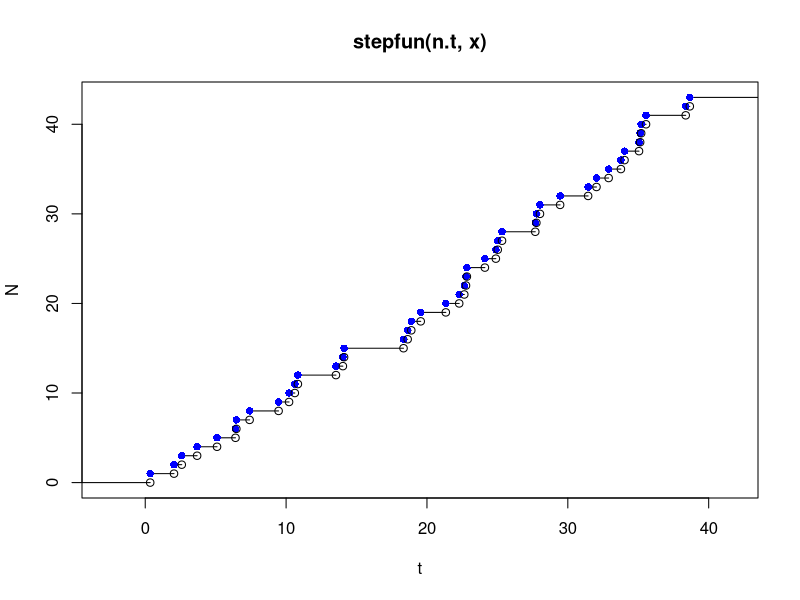
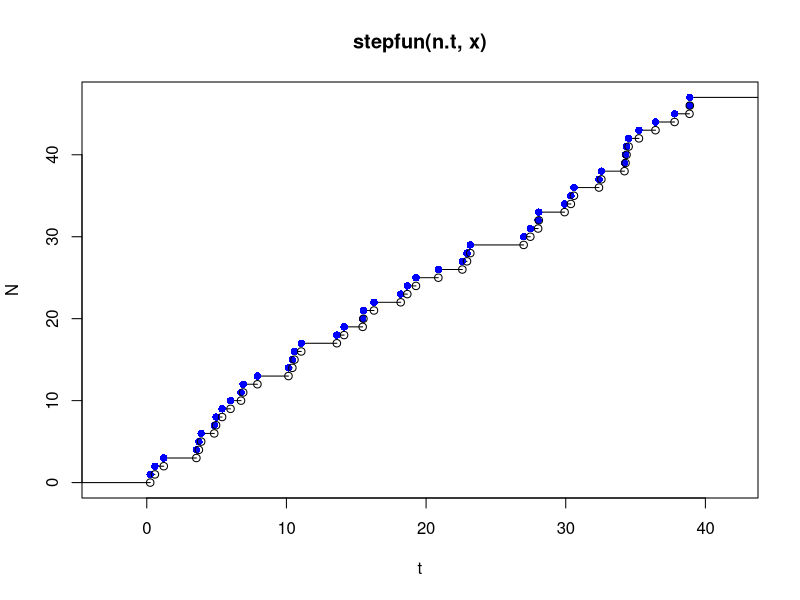
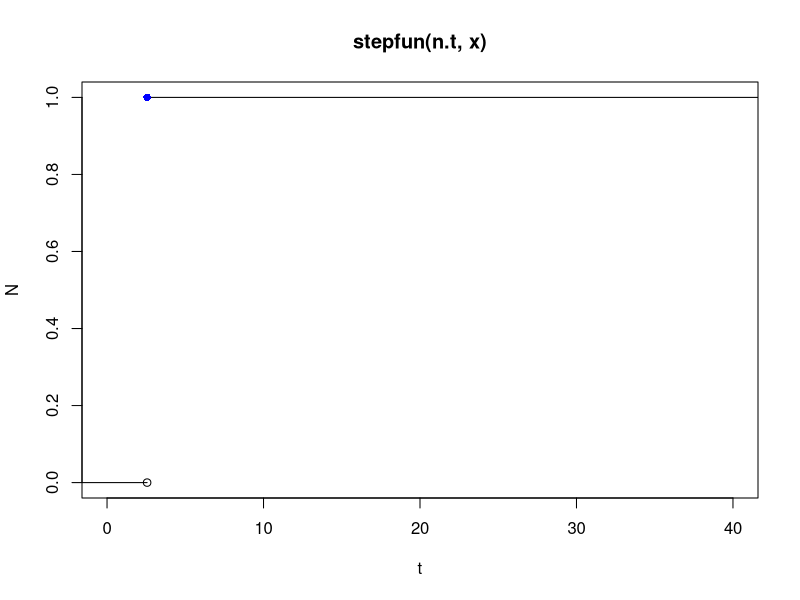
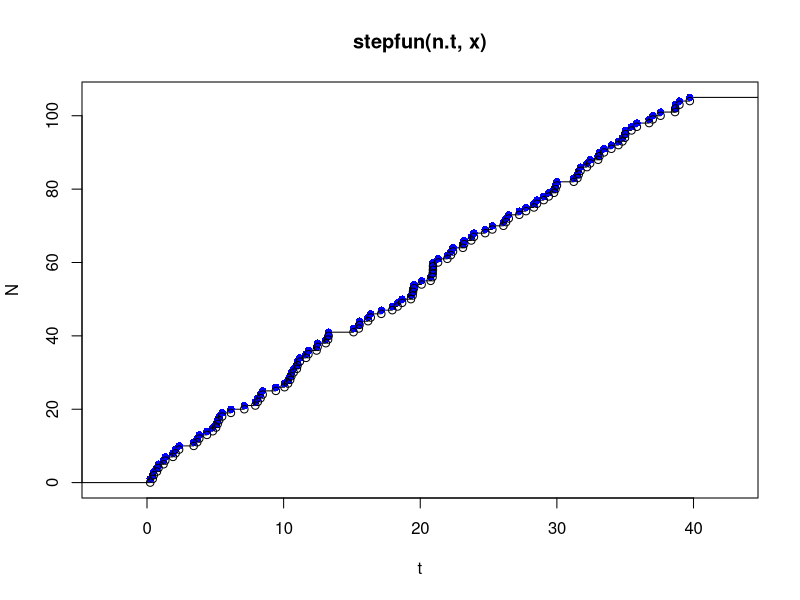
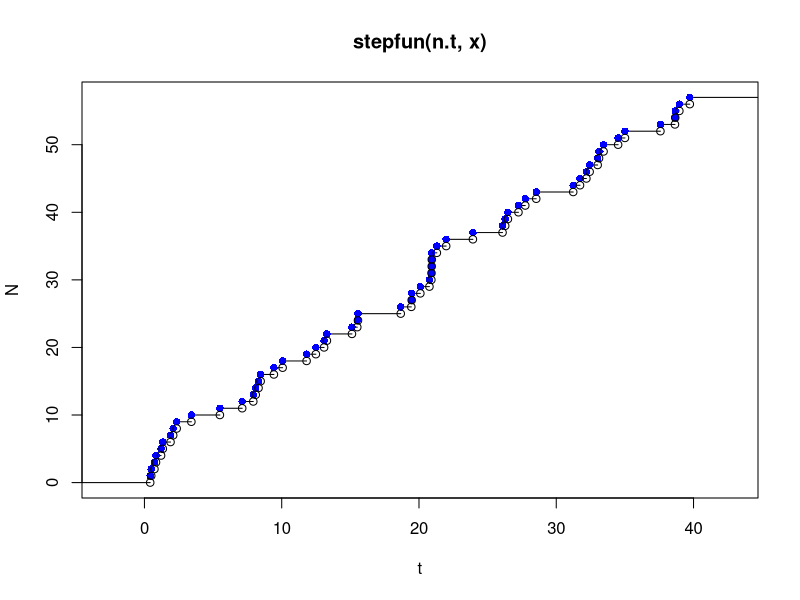
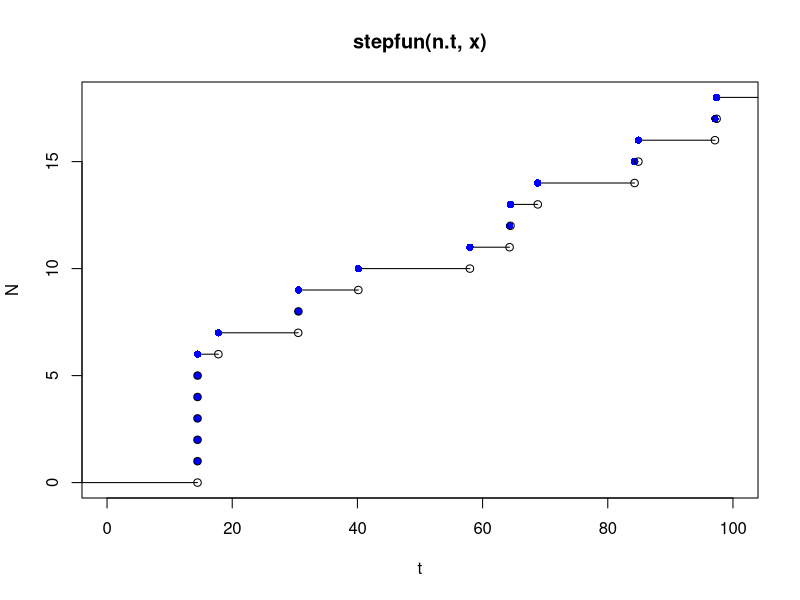
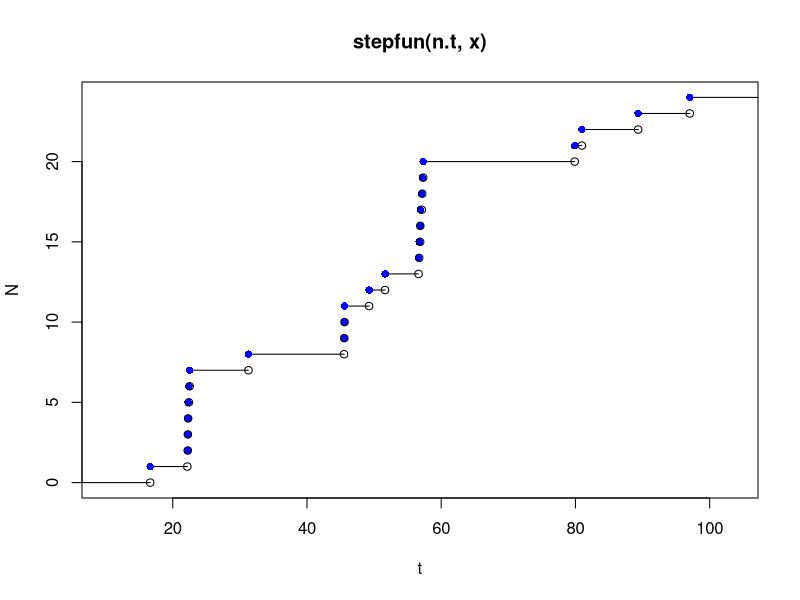
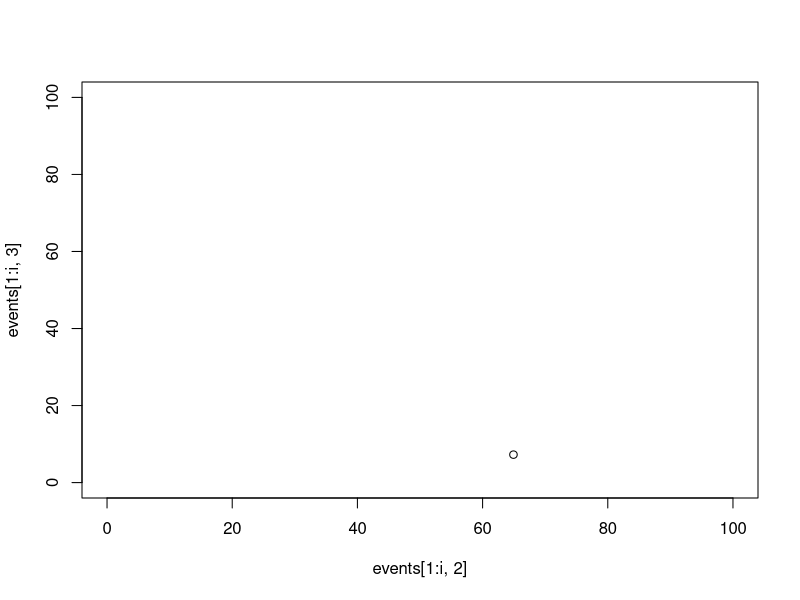

Write R code to recreate these figures, in order.
#
###
####### exponential spacings for homogeneous Poisson process
###
#
lambda <- 1
maxTime <- 40
nPoints <- 2*lambda*maxTime
n.t <- cumsum(rexp(nPoints,rate=lambda))
n.t <- n.t[n.t<40]
x   <- 0:length(n.t)
cat(length(x)-1,"\n")

plot(stepfun(n.t, x), xlab="t", ylab="N",
     do.points = TRUE,pch = 16,col.points = "blue",verticals = FALSE)
points(n.t, x[-length(x)], pch = 1)


#
###
####### another method for sampling homogeneous Poisson process
###
#
lambda <- 1
maxTime <- 40
nPoints <- rpois(n=1,lambda = lambda*maxTime)
nPoints
n.t <- sort(runif(n=nPoints)*maxTime)
x   <- 0:length(n.t)
plot(stepfun(n.t, x), xlab="t", ylab="N",
     do.points = TRUE,pch = 16,col.points = "blue",verticals = FALSE)
points(n.t, x[-length(x)], pch = 1)

#
###
#######
###
#
lambda <- function(x) {
  y <- 1/x 
  return(y)
}

Lambda <- function(x) {
  y <- log(x)
  return(y)
}

Lambda_inv <- function(y) {
  x <- exp(y) 
  return(x)
}

maxTime <- 40
nPoints <- 100
y.t <- cumsum(rexp(nPoints,rate=1))
n.t <- Lambda_inv(y.t)
n.t <- n.t[n.t<40]
x   <- 0:length(n.t)
cat(length(x)-1,"\n")

plot(stepfun(n.t, x), xlab="t", ylab="N",
     do.points = TRUE,pch = 16,col.points = "blue",verticals = FALSE,
     xlim = c(0,40))
points(n.t, x[-length(x)], pch = 1)

#
###
####### thinning
###
#

lambda_fun <- function(x) {
  y <- sin(x) + 1 
  return(y)
}

# sample homogeneous Poisson process with lambda>lambda(x)
lambda <- 2
maxTime <- 40
nPoints <- rpois(n=1,lambda = lambda*maxTime)
nPoints
n.t <- sort(runif(n=nPoints)*maxTime)
x   <- 0:length(n.t)
plot(stepfun(n.t, x), xlab="t", ylab="N",
     do.points = TRUE,pch = 16,col.points = "blue",verticals = FALSE)
points(n.t, x[-length(x)], pch = 1)

# rejection portion
n.t2 <- vector()
for(i in 1:nPoints) {
  u <- runif(1)
  if(u<lambda_fun(n.t[i])/lambda) {
    n.t2 <- c(n.t2,n.t[i])
  }
}
n.t <- n.t2
x   <- 0:length(n.t)
plot(stepfun(n.t, x), xlab="t", ylab="N",
     do.points = TRUE,pch = 16,col.points = "blue",verticals = FALSE)
points(n.t, x[-length(x)], pch = 1)


# 
#####
########## hawkes processes ####################################################
#####
#

#
### thinning
#

rate <- function(t,mu,a,b,preceding=NULL,arePreceding=TRUE) {
  if(arePreceding) {
    out <- mu + a/sum((0.0000001+(t-preceding)))#a*sum(exp(-b*(t-preceding)))
  } else {
    out <- mu
  }
  return(out)
}

mu <- 0.1 # background rate
a  <- 1 # self-exciting rate coefficient
b  <- 2 # exponential lengthscale
epsilon <- 1E-6
endTime <- 100
t <- 0
events <- vector()
arePreceding <- FALSE

while (t<endTime) {
  upBound <- rate(t=t+epsilon, mu=mu, a=a, b=b,
                  preceding = events, arePreceding = arePreceding)
  t <- t + rexp(n=1,rate = upBound)
  u <- runif(1)
  ratio <- rate(t=t, mu=mu, a=a, b=b,
                preceding = events, arePreceding = arePreceding) / upBound
  if (u<ratio & t< 100) {
    events       <- c(events,t)
    arePreceding <- TRUE
  }
}

n.t <- events
x   <- 0:length(n.t)
plot(stepfun(n.t, x), xlab="t", ylab="N",
     do.points = TRUE,pch = 16,col.points = "blue",verticals = FALSE,
     xlim=c(0,100))
points(n.t, x[-length(x)], pch = 1)


#
### immigrant/children representation
#
mu <- 0.1 # background rate
a  <- 2 # self-exciting rate coefficient
b  <- 4 # exponential lengthscale
endTime <- 100
t <- 0

backgroundEvents <- vector()
while(t<endTime) {
  t <- t + rexp(n=1,rate=mu)
  if(t < 100)   backgroundEvents <- c(backgroundEvents,t)

}
backgroundEvents
events     <- backgroundEvents
currentGen <- backgroundEvents

while(length(currentGen)>0) {
  
  nextGen    <- vector()
  for(k in 1:length(currentGen)) {
    nChilds <- rpois(n=1,lambda=a/b)
    if (nChilds>0) {
      childs <- currentGen[k] + rexp(n=nChilds,rate=b)
      nextGen <- c(nextGen,childs)
    }
  }
  currentGen <- nextGen
  events <- c(events,currentGen)
  
}
events <- sort(events)
events <- events[events<100]

n.t <- events
x   <- 0:length(n.t)
plot(stepfun(n.t, x), xlab="t", ylab="N",
     do.points = TRUE,pch = 16,col.points = "blue",verticals = FALSE)
points(n.t, x[-length(x)], pch = 1)


#
####
######## spatiotemporal HP with cluster algorithm
####
#

# t less than 100
# space is 100 by 100 square
# background is homogeneous

mu <- 0.1 # background rate
a  <- 2 # self-exciting rate coefficient
b  <- 3 # exponential lengthscale
endTime <- 100
t <- 0

backgroundEvents <- matrix(0,nrow=0,ncol=3)
while(t<endTime) {
  t <- t + rexp(n=1,rate=mu)
  vnt <- c(t,100*runif(2))
  if(t < 100)   backgroundEvents <- rbind(backgroundEvents,vnt)
  
}
backgroundEvents
events     <- backgroundEvents
currentGen <- backgroundEvents

while(length(currentGen)>0) {
  
  nextGen    <- matrix(0,nrow=0,ncol=3)
  for(k in 1:length(currentGen[,1])) {
    nChilds <- rpois(n=1,lambda=a/b)
    if (nChilds>0) {
      childs <- currentGen[k,1] + rexp(n=nChilds,rate=b)
      vnt    <- cbind(childs,matrix(rnorm(2*length(childs))+currentGen[k,2:3],length(childs),2))
      nextGen <- rbind(nextGen,vnt)
    }
  }
  currentGen <- nextGen
  events <- rbind(events,currentGen)
  
}
events <- events[order(events[,1]),]
colnames(events) <- c("t","x","y")
rownames(events) <- NULL

for(i in 1:(dim(events)[1])){
  plot(events[1:i,2],events[1:i,3],xlim=c(0,100),ylim=c(0,100))
}
